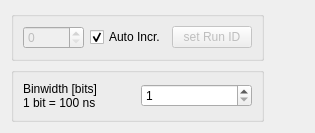
       <widget class="QWidget" name="TabPage4">
        <attribute name="title">
         <string>Special</string>
        </attribute>
        <layout class="QGridLayout" name="gridLayout_26">
         <item row="1" column="0">
          <widget class="QGroupBox" name="groupBox20">
           <layout class="QHBoxLayout" name="horizontalLayout_12">
            <item>
             <widget class="QLabel" name="textLabel1_8">
              <property name="text">
               <string>Binwidth [bits]
1 bit = 100 ns</string>
              </property>
              <property name="wordWrap">
               <bool>false</bool>
              </property>
             </widget>
            </item>
            <item>
             <widget class="QSpinBox" name="timingBox">
              <property name="minimum">
               <number>1</number>
              </property>
              <property name="maximum">
               <number>48</number>
              </property>
             </widget>
            </item>
           </layout>
          </widget>
         </item>
         <item row="0" column="0">
          <widget class="QGroupBox" name="groupBox15">
           <layout class="QHBoxLayout" name="horizontalLayout_11">
            <item>
             <widget class="QSpinBox" name="runId">
              <property name="enabled">
               <bool>false</bool>
              </property>
              <property name="toolTip">
               <string>RUN ID will be transmitted in every data buffer header</string>
              </property>
              <property name="maximum">
               <number>65536</number>
              </property>
             </widget>
            </item>
            <item>
             <widget class="QCheckBox" name="runIdAuto">
              <property name="toolTip">
               <string>increment run ID automatically at every start cmd</string>
              </property>
              <property name="text">
               <string>Auto Incr.</string>
              </property>
              <property name="shortcut">
               <string/>
              </property>
              <property name="checked">
               <bool>true</bool>
              </property>
             </widget>
            </item>
            <item>
             <widget class="QPushButton" name="runIdButton">
              <property name="enabled">
               <bool>false</bool>
              </property>
              <property name="text">
               <string>set Run ID</string>
              </property>
             </widget>
            </item>
           </layout>
          </widget>
         </item>
         <item row="1" column="1">
          <spacer name="horizontalSpacer_8">
           <property name="orientation">
            <enum>Qt::Horizontal</enum>
           </property>
           <property name="sizeHint" stdset="0">
            <size>
             <width>40</width>
             <height>20</height>
            </size>
           </property>
          </spacer>
         </item>
        </layout>
       </widget>
